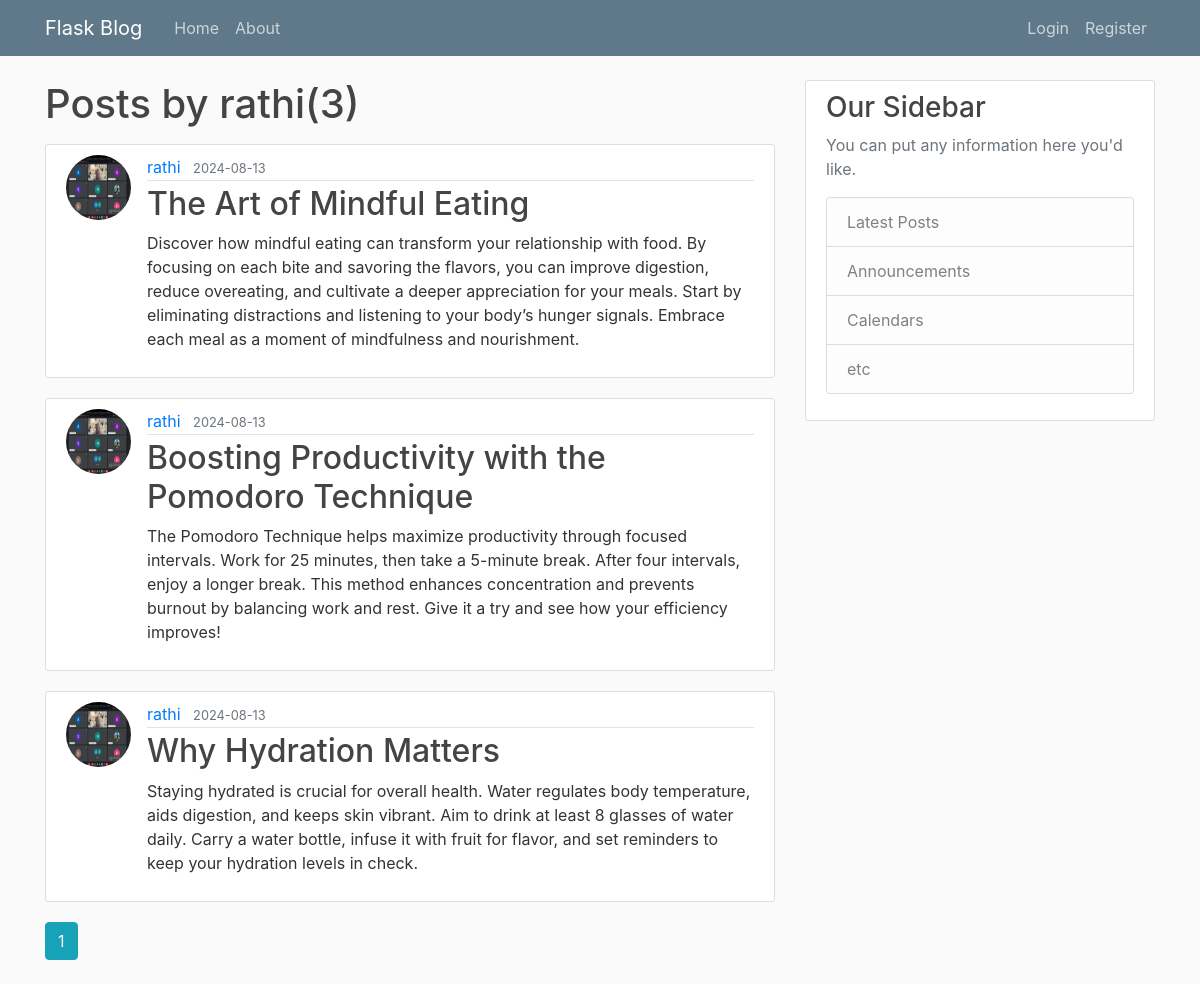
The page /user/rathi on the database its author committed.
### maybewrite/models.py (models this page shows, shortened)
class User(db.Model, UserMixin):
    id = db.Column(db.Integer, primary_key=True)
    username = db.Column(db.String(20), unique=True, nullable=False)
    email = db.Column(db.String(120), unique=True, nullable=False)
    image_file = db.Column(db.String(20), nullable=False, default='default.jpg')
    password = db.Column(db.String(60), nullable=False)
    posts = db.relationship('Post', backref='author', lazy=True)

class Post(db.Model):
    id = db.Column(db.Integer, primary_key=True)
    title = db.Column(db.String(100), nullable=False)
    date_posted = db.Column(db.Date, nullable=False, default=date.today)
    content = db.Column(db.Text, nullable=False)
    user_id = db.Column(db.Integer, db.ForeignKey('user.id'), nullable=False)

### maybewrite/users/routes.py (the view)
@users.route("/user/<string:username>")
def user_posts(username):
    page=request.args.get('page',1,type=int)
    user=User.query.filter_by(username=username).first_or_404()
    posts = Post.query.filter_by(author=user)\
        .order_by(Post.date_posted.desc())\
        .paginate(page=page,per_page=3)
    return render_template('user_posts.html', posts=posts,user=user)

### maybewrite/templates/user_posts.html (shortened to what this page needs)
{% extends "layout.html" %}
{% block content %}
<h1 class="mb-3">Posts by {{user.username}}({{posts.total}})</h1>
{% for post in posts.items %}
<article class="media content-section">
    <img class="rounded-circle article-img"
        src="{{ url_for('static', filename='profile_pics/' + post.author.image_file) }}">
    <div class="media-body">
        <div class="article-metadata">
            <a class="mr-2" href="{{url_for('users.user_posts',username=post.author.username)}}">{{ post.author.username }}</a>
            <small class="text-muted">{{ post.date_posted.strftime('%Y-%m-%d') }}</small>
        </div>
        <h2><a class="article-title" href="{{ url_for('posts.post', post_id=post.id) }}">{{ post.title }}</a></h2>
        <p class="article-content">{{ post.content }}</p>
    </div>
</article>
{% endfor %}
{% for page_num in posts.iter_pages(left_edge=1,right_edge=1,left_current=1,right_current=2) %}
{% if page_num %}
{% if posts.page==page_num%}
<a class="btn btn-info mb-4" href="{{url_for('users.user_posts',username=user.username,page=page_num)}}">{{page_num}}</a>
{%else%}
<a class="btn btn-outline-info mb-4" href="{{url_for('users.user_posts',page=page_num)}}">{{page_num}}</a>
{%endif%}
{%endif%}
{% endfor %}
{% endblock content %}

### maybewrite/static/main.css (style rules this page uses)
body { background: #fafafa; color: #333333; margin-top: 5rem; }
h1, h2, h3, h4, h5, h6 { color: #444444; }
.content-section { background: #ffffff; padding: 10px 20px; border: 1px solid #dddddd; border-radius: 3px; margin-bottom: 20px; }
.article-title { color: #444444; }
.article-content { white-space: pre-line; }
.article-img { height: 65px; width: 65px; margin-right: 16px; }
.article-metadata { padding-bottom: 1px; margin-bottom: 4px; border-bottom: 1px solid #e3e3e3 }

### rows shown on the page
User: username "rathi"
Post: image_file (picture), author.username "rathi", date_posted "2024-08-13", title "The Art of Mindful Eating", content "Discover how mindful eating can transform your relationship with food. By focusing on each bite and savoring the flavors, you can improve digestion, reduce overeating, and cultivate a deeper appreciation for your meals. Start by eliminating distractions and listening to your body’s hunger signals. Embrace each meal as a moment of mindfulness and nourishment."
Post: image_file (picture), author.username "rathi", date_posted "2024-08-13", title "Boosting Productivity with the Pomodoro Technique", content "The Pomodoro Technique helps maximize productivity through focused intervals. Work for 25 minutes, then take a 5-minute break. After four intervals, enjoy a longer break. This method enhances concentration and prevents burnout by balancing work and rest. Give it a try and see how your efficiency improves!"
Post: image_file (picture), author.username "rathi", date_posted "2024-08-13", title "Why Hydration Matters", content "Staying hydrated is crucial for overall health. Water regulates body temperature, aids digestion, and keeps skin vibrant. Aim to drink at least 8 glasses of water daily. Carry a water bottle, infuse it with fruit for flavor, and set reminders to keep your hydration levels in check."

### other values the page prints
{{ posts.total }} "3"
{{ page_num }} "1"
